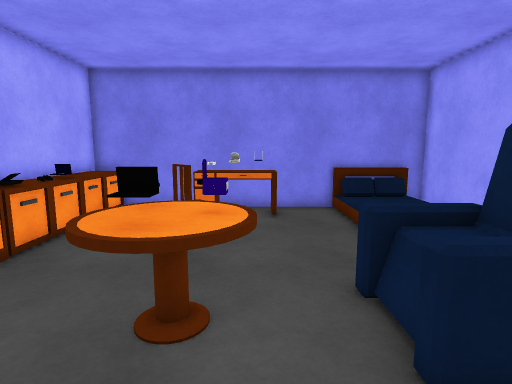
[1] (above)

14 first-person views from a walk through a scene from a Unity 3-D project. The camera is 1.4 m above the floor, tilts 8° down and sees 80° across. The floor is counted in squares, 0.5 m on a side. Each view is taken from the middle of a square. On the plan, view 1 faces up. The plan holds only what a view shows up to about 20 squares ahead; the rest is blank. The player is left out. Surface patterns are stand-ins for the level's own textures.

[2]
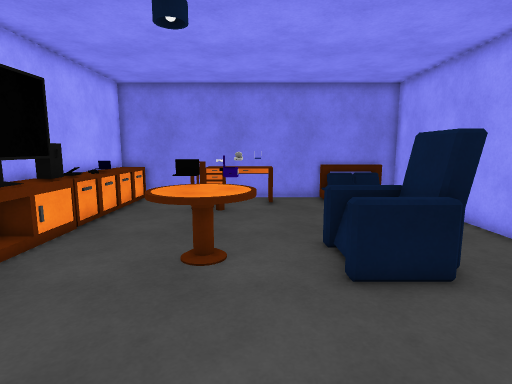

[3]
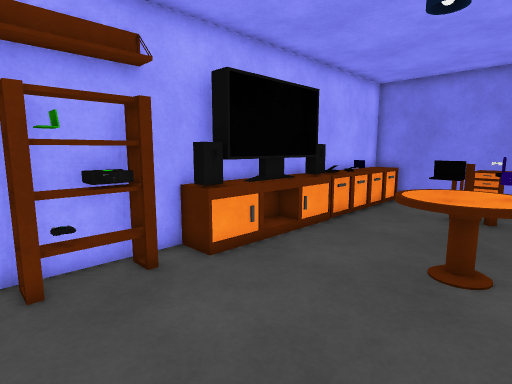

[4]
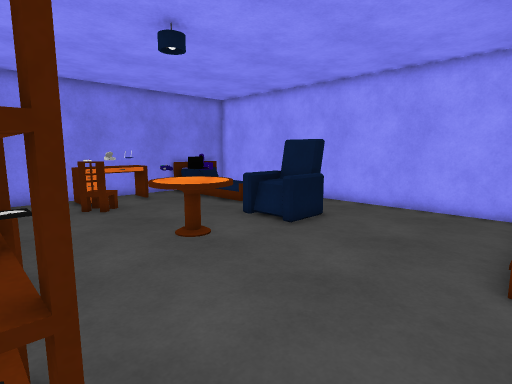

[5]
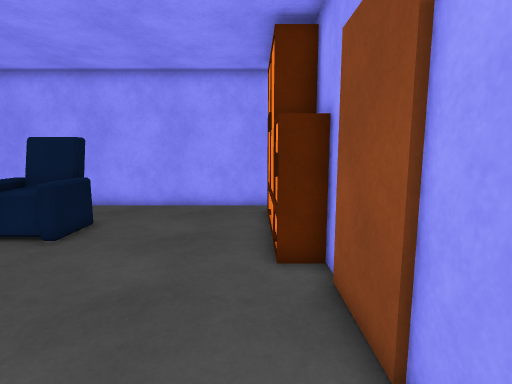

[6]
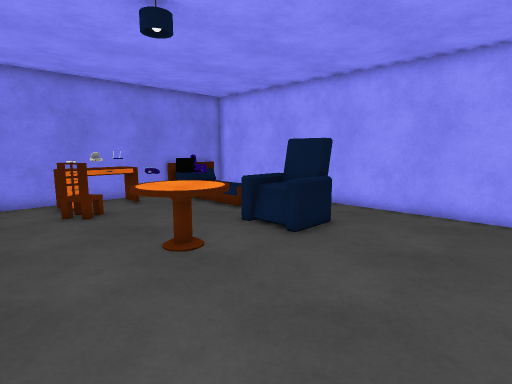

[7]
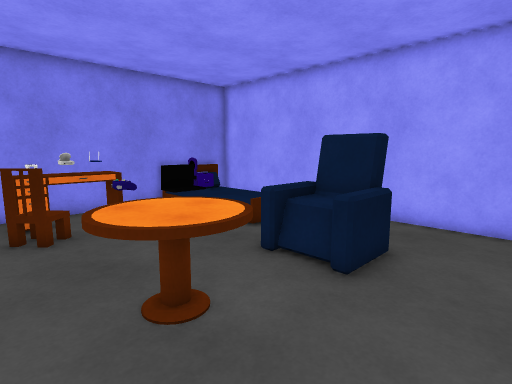

[8]
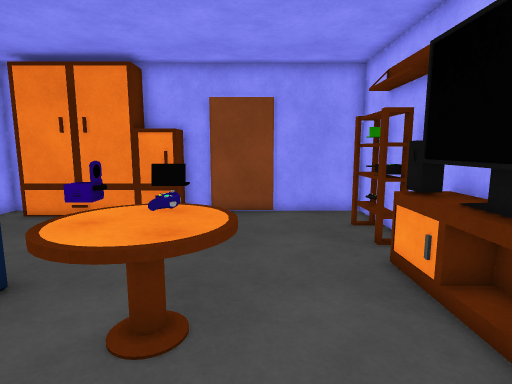

[9]
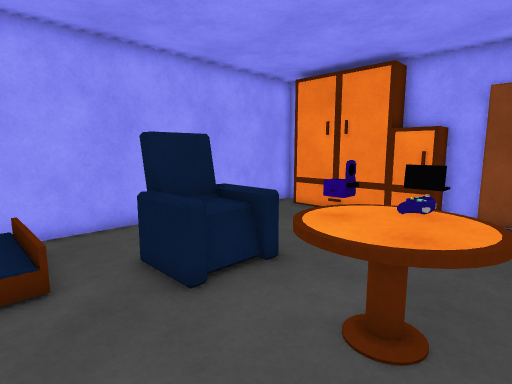

[10]
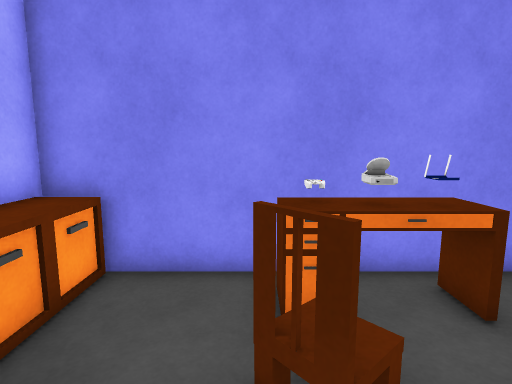

[11]
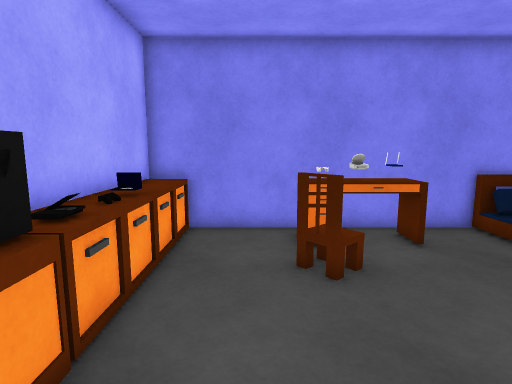

[12]
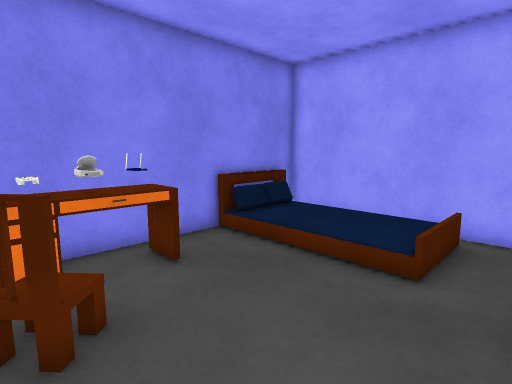

[13]
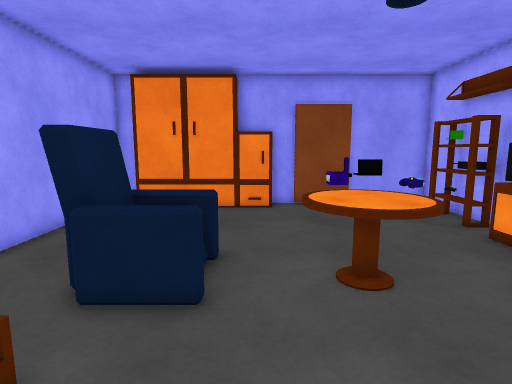

[14]
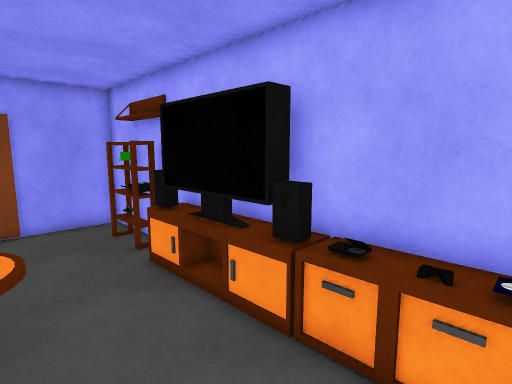

### Floor plan
Key: @ floor where view 1 was taken; # wall or solid block; . main floor; : floor 0.25 m higher than the main floor; + floor 0.5 m higher than the main floor; / step, stairs or slope; B bed; C chair; T TV; O other object.
Columns run from 8 left of view 1 to 8 right of it. Each row starts with its distance up from view 1.
 15 #################
 14 OOO...OOOO..BBBB#
 13 OOO..OOOOO..:   #
 12 OOO.........:   #
 11 OOO..C+.....:   #
 10 OOO...C.....:   #
  9 OOO.........:   #
  8 OTO.........////#
  7 #TT.............#
  6 #TT...OO..OOO...#
  5 #TT..OOOO.OOOO..#
  4 #TT..OOOO.OOOO..#
  3 #TT...OO..OOO...#
  2 #TT.............#
  1 #...............#
  0 ## .....@.......#
 -1 ## .............#
 -2 ## .............#
 -3 #........#### ..#
 -4 #..... ####  ####
 -5 #######

Where each view was taken, in squares from view 1:
view 1: 0 up, 0 right, facing up
view 2: 3 down, 0 right, facing up
view 3: 3 down, 0 right, facing up-left
view 4: 4 down, 7 left, facing up-right
view 5: 3 down, 7 left, facing right
view 6: 3 down, 6 left, facing up-right
view 7: 0 up, 4 left, facing up-right
view 8: 9 up, 3 left, facing down
view 9: 9 up, 3 left, facing down-right
view 10: 8 up, 3 left, facing up
view 11: 4 up, 4 left, facing up
view 12: 6 up, 3 left, facing up-right
view 13: 11 up, 1 right, facing down
view 14: 11 up, 2 left, facing down-left
